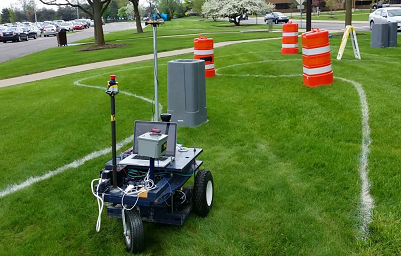
//> input picture Abhiyaan_App_NA20B004/Section_B/B3/target.png, 401 x 256 px
$ ./Q1   (built with g++ and OpenCV 4)
//> lines starting //> are read from the running program, lines starting //| are printed output that depends on the picture; after the words box and inside, x2 and y2 are one past the last pixel; in counts of white or black regions, pixels touching at a corner belong together
#include "opencv2/imgproc.hpp"
#include "opencv2/highgui.hpp"
#include <iostream>

using namespace std;
using namespace cv;

void getcontours(Mat imgdil, Mat img)
{
	vector<vector<Point>> contours;
	vector<Vec4i> hierarchy;
	findContours(imgdil, contours, hierarchy, RETR_EXTERNAL, CHAIN_APPROX_SIMPLE);
	vector<vector<Point>> conPoly(contours.size());
	vector<Rect> boundRect(contours.size());
	for(int i = 0; i<contours.size(); i++)
	{
		float peri = arcLength(contours[i], true);
		approxPolyDP(contours[i], conPoly[i], 0.02*peri, true);
		//drawContours(img, conPoly, i, Scalar(255,0,255), 2);
		boundRect[i] = boundingRect(conPoly[i]);
		rectangle(img, boundRect[i].tl(), boundRect[i].br(), Scalar(0,255,0), 2);
		putText(img, "Obstacle", { boundRect[i].x,boundRect[i].y-5}, FONT_HERSHEY_DUPLEX, 0.5, Scalar(255,0,255), 2);
	}
}

int main()
{
	Mat original_image = imread("target.png"), roi = imread("roi.jpeg");
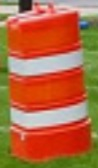
//> input picture Abhiyaan_App_NA20B004/Section_B/B3/roi.jpeg, 98 x 168 px
//> original_image is the input picture: 256 rows x 401 cols, CV_8UC3; mean B, G, R 56.2, 118.3, 93.3
//> roi is the input picture: 168 rows x 98 cols, CV_8UC3; mean B, G, R 65.3, 104.6, 176.8
	Mat hsv_original, hsv_roi, mask, or_im;

	or_im = imread("target.png");

	cvtColor(original_image, hsv_original, COLOR_BGR2HSV);
//> hsv_original: 256 rows x 401 cols, CV_8UC3; mean H, S, V 52.7, 155.5, 123.2
	cvtColor(roi, hsv_roi, COLOR_BGR2HSV);
//> hsv_roi: 168 rows x 98 cols, CV_8UC3; mean H, S, V 28.7, 166.3, 184.4

    	int hbins = 30, sbins = 32;
  	int histSize[] = {hbins, sbins};
    	float hranges[] = { 0, 180 };
    	float sranges[] = { 0, 256 };
    	const float* ranges[] = { hranges, sranges };
    	MatND hist;

    	int channels[] = {0, 1};
    	calcHist(&hsv_roi, 1, channels, Mat(), hist, 2, histSize, ranges, true, false);

    	calcBackProject(&hsv_original, 1, channels, hist, mask, ranges, 1, true);
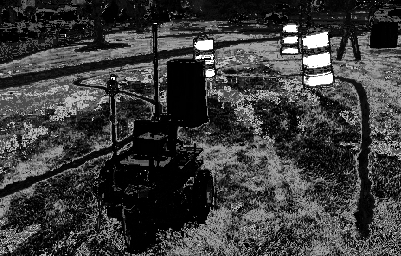
//> mask: 256 rows x 401 cols, CV_8UC1; min 0, max 255, mean 59.9

    	Mat blur, col;

    	GaussianBlur(mask, blur, Size(3,3), 3, 0);
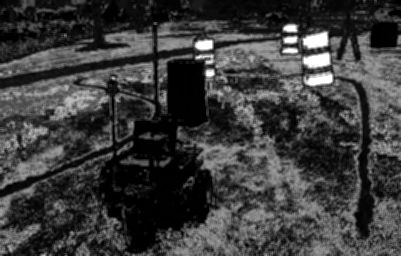
//> blur: 256 rows x 401 cols, CV_8UC1; min 0, max 255, mean 59.9

	cvtColor(blur, blur, COLOR_GRAY2BGR);
//> blur: 256 rows x 401 cols, CV_8UC3
	cvtColor(blur, blur, COLOR_BGR2HSV);
//> blur: 256 rows x 401 cols, CV_8UC3; mean H, S, V 0, 0, 59.9

	int hmax = 179, hmin = 0, smax = 255, smin = 0, vmax = 255, vmin = 201;


    	Scalar lower(hmin, smin, vmin);
    	Scalar upper(hmax, smax, vmax);

    	inRange(blur, lower, upper, col);
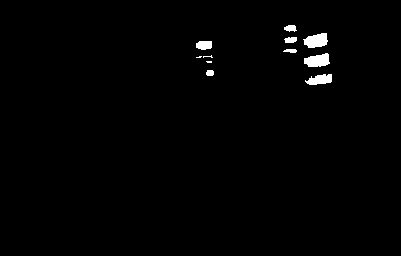
//> col: 256 rows x 401 cols, CV_8UC1; 1.1% white; 11 white regions (3 under 20 px), largest, box (x1, y1, x2, y2) and area: (303, 33, 328, 48) 270, (304, 53, 330, 67) 266, (305, 74, 332, 85) 207

    	GaussianBlur(col, col, Size(11,11), 11, 0);
	Canny(col, col, 25, 75, 3);

	Mat kernel = getStructuringElement(MORPH_RECT, Size(5,5));
	dilate(col, col, kernel);
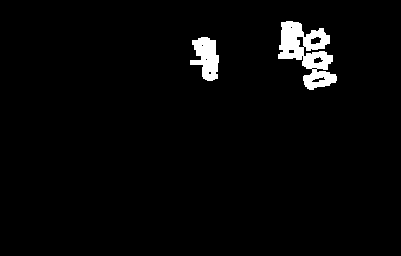
//> col: 256 rows x 401 cols, CV_8UC1; 2.8% white; 2 white regions

	getcontours(col, original_image);
//> in getcontours, `findContours(imgdil, contours, hierarchy, RETR_EXTERNAL, CHAIN_APPROX_..`: contours = 2 contours; box (x1, y1, x2, y2) and area: (278, 21, 337, 90) 2030, (190, 37, 219, 81) 756
//> in getcontours, `vector<vector<Point>> conPoly(contours.size());`: conPoly = 2 empty contours
//> the loop in getcontours, `for(int i = 0; i<contours.size(); i++)` made 2 passes
//> peri on passes 1 to 2: 154.9, 382.8
//> pass 1, in getcontours, `putText(img, "Obstacle", { boundRect[i].x,boundRect[i].y-5}, FONT_HERS..`:
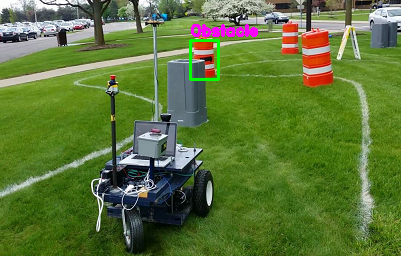
//> img: 256 rows x 401 cols, CV_8UC3; 0.93% of pixels changed, all inside (x1, y1, x2, y2) = (189, 24, 258, 81)
//> pass 2, in getcontours, `putText(img, "Obstacle", { boundRect[i].x,boundRect[i].y-5}, FONT_HERS..`:
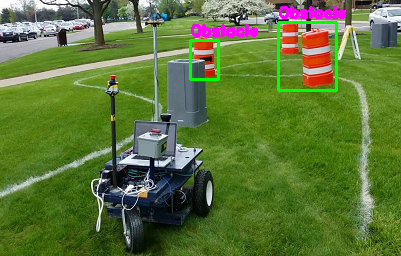
//> img: 256 rows x 401 cols, CV_8UC3; 1.28% of pixels changed, all inside (x1, y1, x2, y2) = (277, 6, 346, 92)

    	imshow("Original", or_im);
    	imshow("Detected", original_image);
    	//imshow("mask", mask);
	//imshow("blur", blur);
	//imshow("col", col);
	waitKey(0);

	return 0;
}
